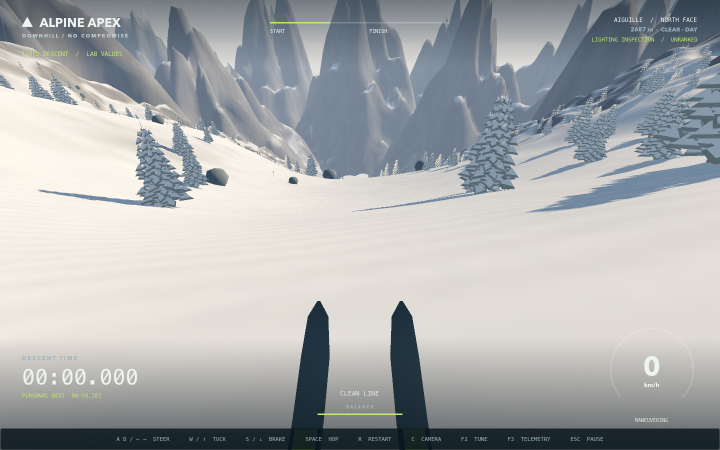
#> input picture art_source/baseline/pov_day.png, 1440 x 900 px, given in place of sun_layers_off.png, which was not available (shown at 1/2 size)
$ python report_snow_crystal_shape.py
#> lines starting #> are read from the running program, lines starting #| are printed output that depends on the picture; after the words box and inside, x2 and y2 are one past the last pixel; in counts of white or black regions, pixels touching at a corner belong together; pictures that were not available may be replaced by others from this repository, and a replacement may not be noted
"""Summarize native crystal captures and matched bounded timings, without pass inflation."""
from pathlib import Path
import json
import argparse
import numpy as np
from PIL import Image, ImageDraw


def components(mask):
    remaining = set(map(tuple, np.argwhere(mask)))
    areas = []
    while remaining:
        pending = [remaining.pop()]
        area = 0
        while pending:
            y, x = pending.pop()
            area += 1
            for p in ((y-1, x), (y+1, x), (y, x-1), (y, x+1)):
                if p in remaining:
                    remaining.remove(p)
                    pending.append(p)
        areas.append(area)
    return sorted(areas)


def main():
    parser = argparse.ArgumentParser(description=__doc__)
    parser.add_argument("root", type=Path, nargs="?", default=Path("artifacts/snow_crystal_shape"))
    args = parser.parse_args()
    visual = args.root / "visual"
    # Fixed all-snow crop in the matched near-ground view; exclude sky/rocks.
    crop = (0, 200, 1800, 2000)
    off = np.array(Image.open(visual / "sun_layers_off.png").convert("RGB").crop(crop)).astype(np.int16)
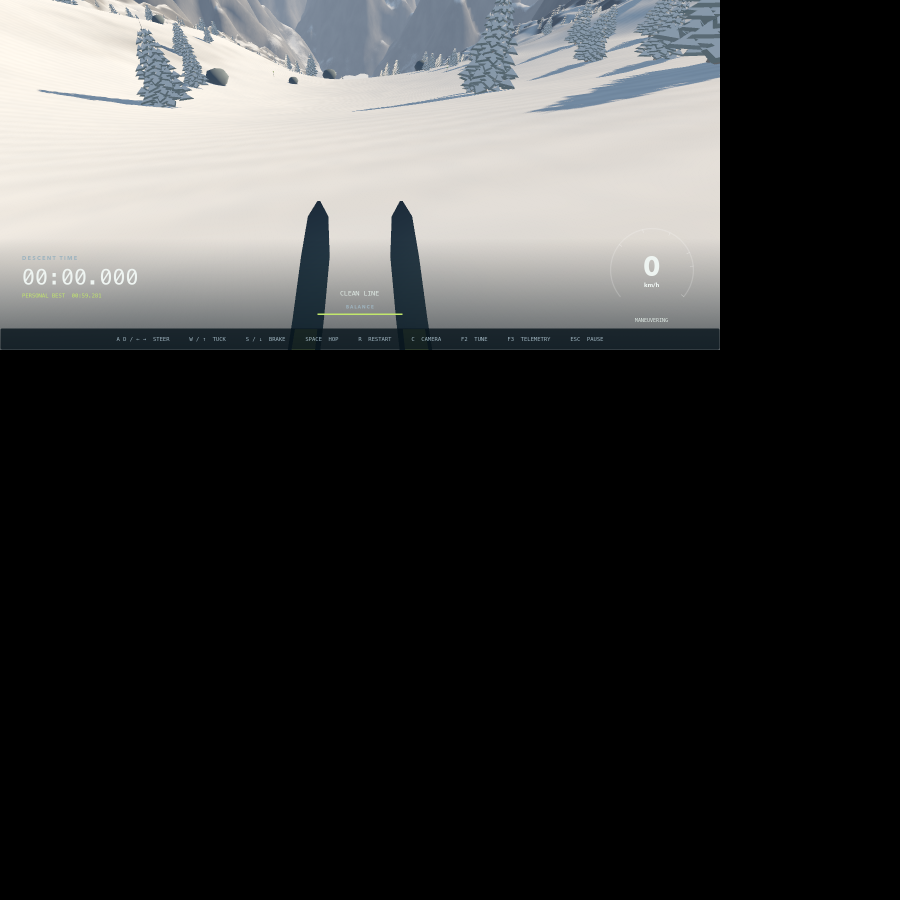
#> off: shape (1800, 1800, 3) int16 (shown at 1/2 size); mean R, G, B 56.5, 56.7, 56.3
    report = {"scope": "fixed native ground crop; 8-bit display-space diagnostic, not a physical material metric", "crop": crop, "threshold": "mean RGB increase > 12/255 over crystal-off", "visual": {}}
    panels = Image.new("RGB", (1800, 950), "#17202a")
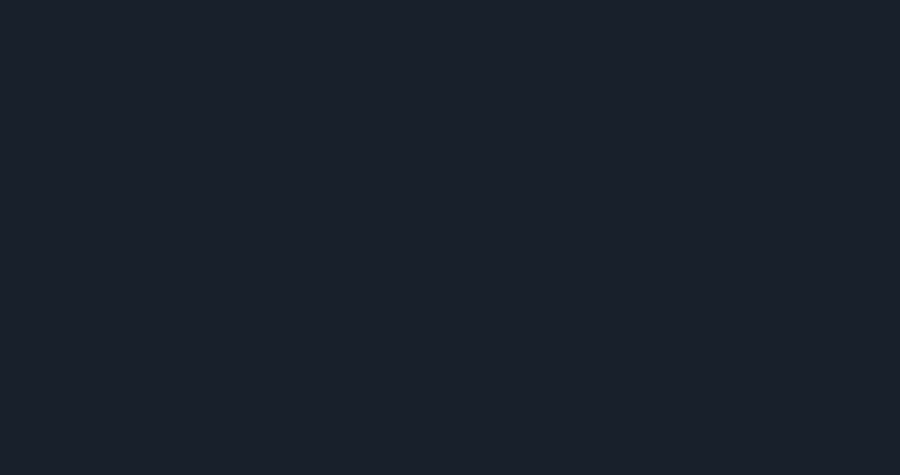
#> panels: PIL image 1800x950 RGB (shown at 1/2 size); mean R, G, B 23, 32, 42
    draw = ImageDraw.Draw(panels)
    for index, mode in enumerate(("before", "after")):
        picture = Image.open(visual / f"sun_layers_{mode}.png").convert("RGB").crop(crop)
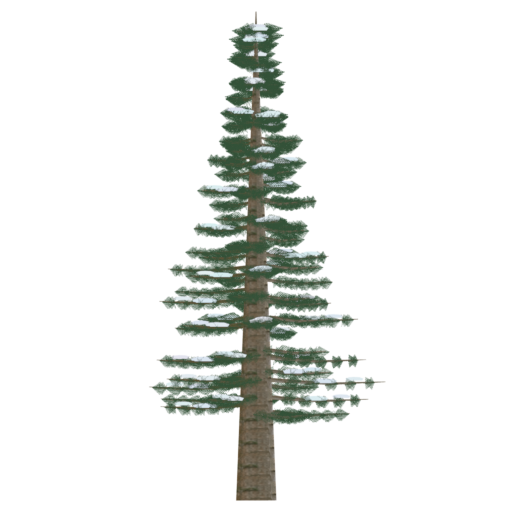
#> input picture art_source/blender/pc_environment/bake_pc_fir_1_lod0_1.png, 512 x 512 px, given in place of sun_layers_before.png, which was not available
        delta = np.array(picture).astype(np.int16) - off
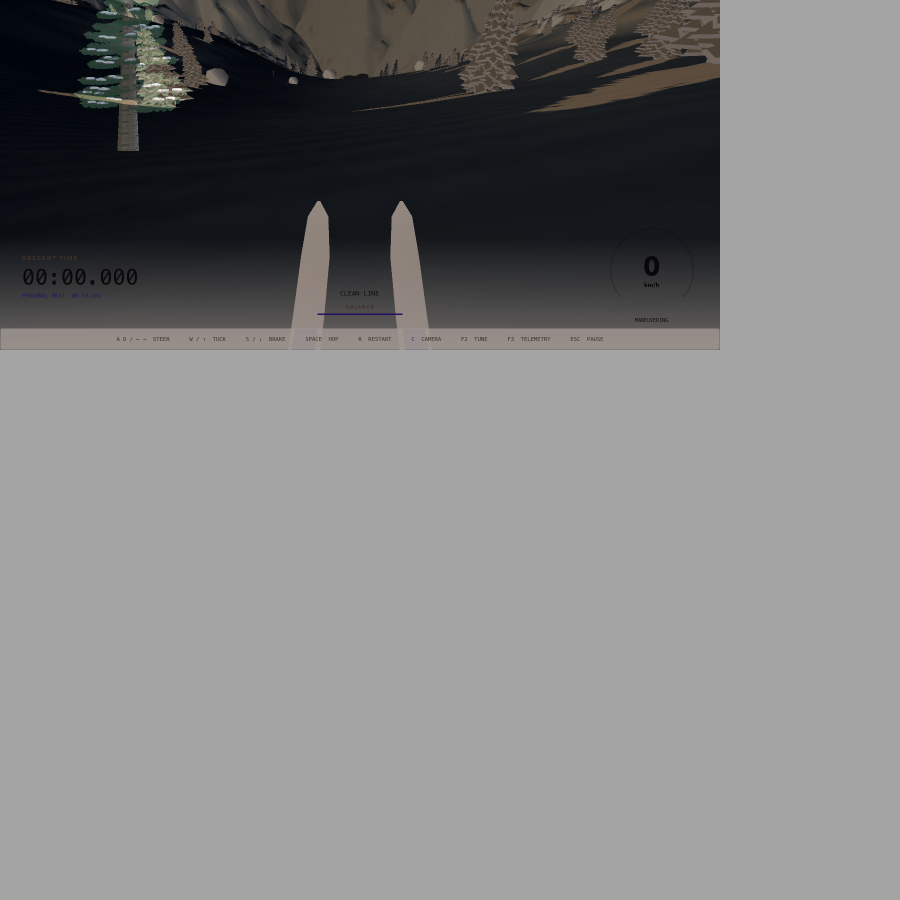
#> delta: shape (1800, 1800, 3) int16 (shown at 1/2 size); mean R, G, B -55.6, -55.7, -55.5; drawn with min black and max white
        mask = delta.mean(axis=2) > 12
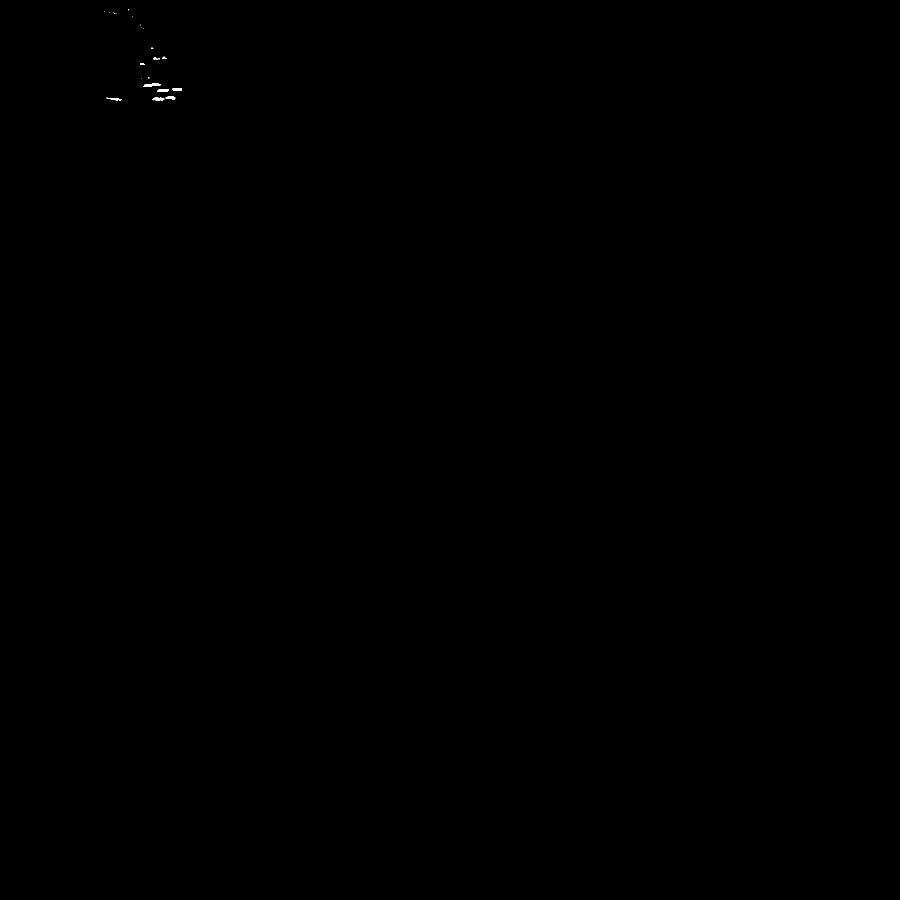
#> mask: shape (1800, 1800) bool (shown at 1/2 size); 0.02% white; 23 white regions (14 under 20 px), largest, box (x1, y1, x2, y2) and area: (287, 166, 322, 174) 157, (305, 195, 329, 201) 113, (314, 178, 338, 183) 96
        areas = components(mask)
#> in components, `remaining = set(map(tuple, np.argwhere(mask)))`: remaining = 766 items
#> the loop in components, `while remaining:` made 25 passes
#> after the loop in components, `while remaining:`: areas = 25 values, max 157 at index 1, min 1 at index 9, mean 30.64; remaining = 0 items
#> areas = 25 values from 1 to 157
        report["visual"][mode] = {"bright_pixels": int(mask.sum()), "components": len(areas), "largest_component_pixels": max(areas, default=0), "components_at_least_64_pixels": sum(a >= 64 for a in areas)}
        panels.paste(picture.resize((900, 900)), (index * 900, 50))
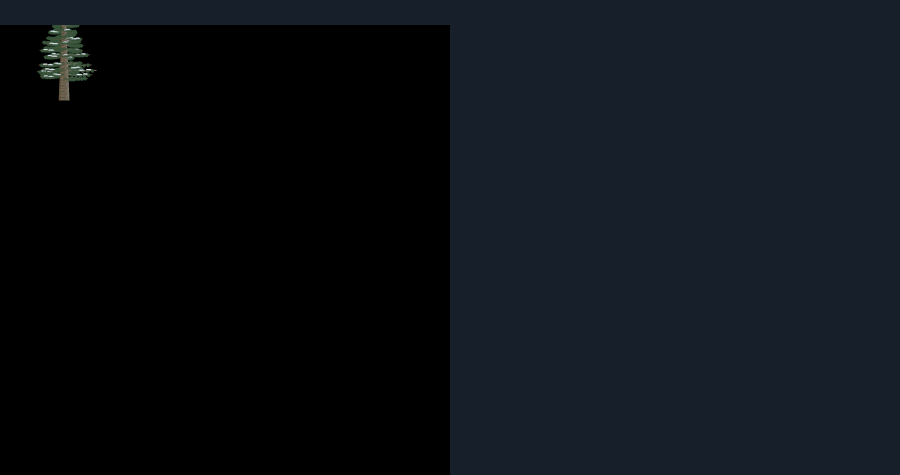
#> panels: PIL image 1800x950 RGB (shown at 1/2 size); mean R, G, B 12.5, 17.3, 22.5
        draw.text((index * 900 + 20, 18), "BEFORE: round ground highlights" if mode == "before" else "AFTER: compact faceted sparkles", fill="white")
    panels.save(args.root / "comparison.png")
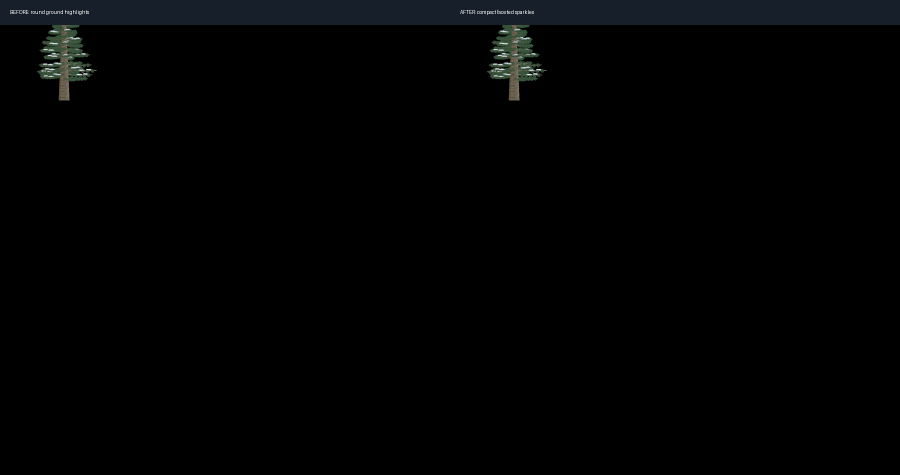
#> saved as comparison.png: PIL image 1800x950 RGB (shown at 1/2 size); mean R, G, B 2.1, 2.7, 3.1
    timing_path = args.root / "timing" / "report.json"
    if timing_path.exists():
        timing = json.loads(timing_path.read_text())
        if (timing_path.parent / "INVALIDATED_LAST_PAIR.md").exists():
            timing["samples"] = timing["samples"][:4]
            report["excluded"] = "Original final pair: minimized window, stale renderer queries. See timing/INVALIDATED_LAST_PAIR.md."
            repeat_path = args.root / "timing_repeat" / "report.json"
            if repeat_path.exists():
                repeat = json.loads(repeat_path.read_text())
                changed = [p for p, digest in timing["sources"].items() if p != "res://tests/snow_crystal_shape_playtest.gd" and repeat["sources"].get(p) != digest]
                report["repeat_source_changes"] = changed
                timing["failures"] += repeat["failures"]
                if changed:
                    timing["failures"].append("Comparison production sources changed between original and repeat")
                timing["samples"] += repeat["samples"]
            else:
                timing["failures"].append("Replacement timing pair pending")
        report["timing_failures"] = timing["failures"]
        report["timing"] = {}
        for mode in ("before", "after"):
            rows = [r for r in timing["samples"] if r["look"] == mode]
            report["timing"][mode] = {}
            for metric in ("frame_ms", "gpu_ms", "render_cpu_ms"):
                values = [{k: v for k, v in r[metric].items() if k != "rendered_fps"} for r in rows]
                report["timing"][mode][metric] = {"trials": values, "mean_of_trial_medians": float(np.mean([v["median"] for v in values])), "trial_median_range": [min(v["median"] for v in values), max(v["median"] for v in values)]}
            report["timing"][mode]["rendered_fps"] = [1000 / r["frame_ms"]["mean"] for r in rows]
        report["timing_scope"] = "1800 fixed solver ticks and frame submissions per trial, uncapped wall-clock rendering; FPS comes only from frame intervals"
        report["timing_trajectories_identical"] = len({r["trajectory_sha256"] for r in timing["samples"]}) == 1
        report["timing_trial_count"] = len(timing["samples"])
    (args.root / "summary.json").write_text(json.dumps(report, indent=2) + "\n")
    print(json.dumps(report, indent=2))
#> (printed output is left out)


if __name__ == "__main__":
    main()
